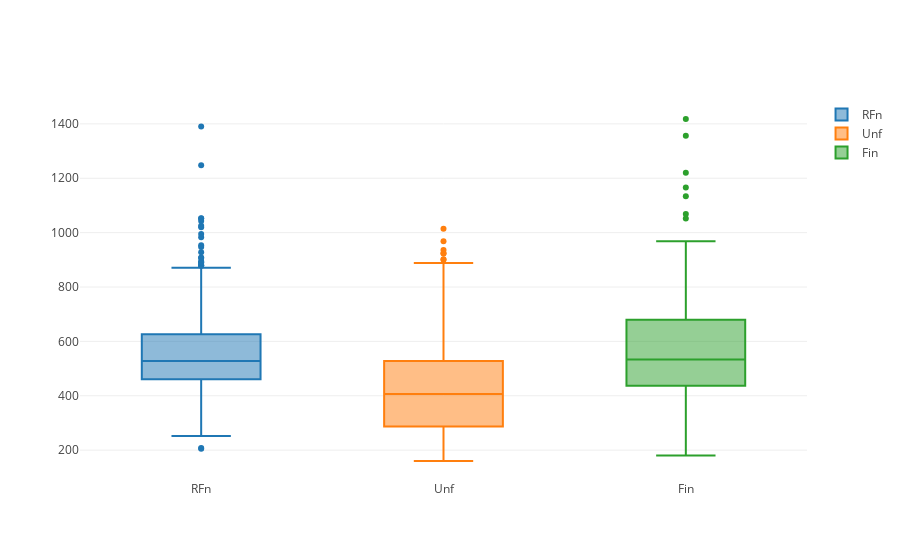

This figure's notebook cell:
### Code cell
data = []

for genre in train.GarageFinish.unique():
    data.append(
        go.Box(y=train[train.GarageFinish==genre].GarageArea, 
               name=genre)
    )
iplot(data, show_link = False)

### Figure 1 — Plotly figure (JSON) as saved in the notebook; plotly's stock layout.template omitted (floating-point values rounded to 4 significant figures; data arrays with more than 128 entries replaced by an {"elided": "..."} marker saying what was removed)
{"data": [{"name": "RFn", "type": "box", "y": {"elided": "422 int values"}}, {"name": "Unf", "type": "box", "y": {"elided": "605 int values"}}, {"name": "Fin", "type": "box", "y": {"elided": "352 int values"}}, {"name": null, "type": "box", "y": []}], "layout": {}}
